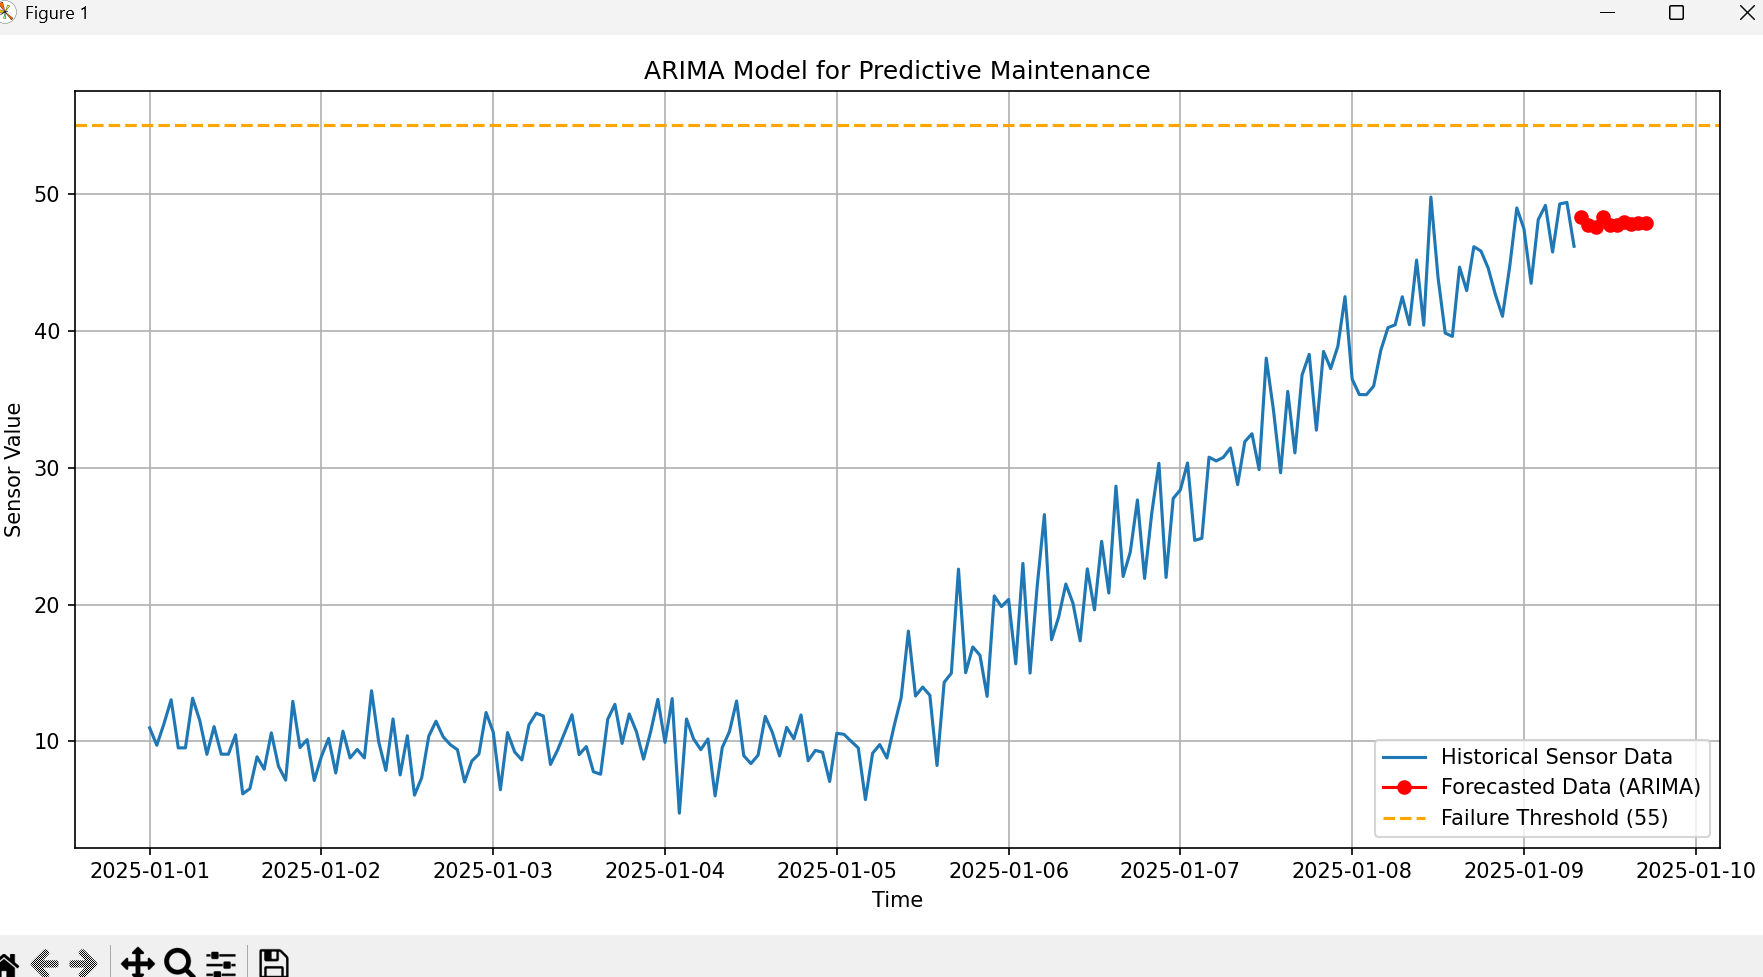

Recreate this plot in Python.
# predictive_maintenance_arima.py

import pandas as pd
import numpy as np
import matplotlib.pyplot as plt
from statsmodels.tsa.arima.model import ARIMA

# 1. Generate Synthetic Sensor Data
np.random.seed(42)
healthy_data = np.random.normal(loc=10, scale=2, size=100)
degradation_data = np.arange(10, 50, 0.4) + np.random.normal(loc=0, scale=3, size=100)
sensor_data = pd.Series(np.concatenate([healthy_data, degradation_data]))
sensor_data.index = pd.date_range(start='2025-01-01', periods=200, freq='H')

# 2. Fit ARIMA Model
model = ARIMA(sensor_data, order=(5, 1, 0))
model_fit = model.fit()

# 3. Forecast Next 10 Steps
forecast = model_fit.forecast(steps=10)
forecast_index = pd.date_range(start=sensor_data.index[-1] + pd.Timedelta(hours=1), periods=10, freq='H')

# 4. Plot
plt.figure(figsize=(12, 6))
plt.plot(sensor_data.index, sensor_data, label='Historical Sensor Data')
plt.plot(forecast_index, forecast, label='Forecasted Data (ARIMA)', color='red', marker='o')
plt.axhline(y=55, color='orange', linestyle='--', label='Failure Threshold (55)')
plt.title('ARIMA Model for Predictive Maintenance')
plt.xlabel('Time')
plt.ylabel('Sensor Value')
plt.legend()
plt.grid(True)
plt.tight_layout()
plt.show()

# 5. Failure Alert
if any(forecast > 55):
    print("🚨 ALERT: Predicted values exceed threshold. Maintenance needed!")
else:
    print("✅ System OK. No failure predicted.")
print("Forecast:\n", forecast)
